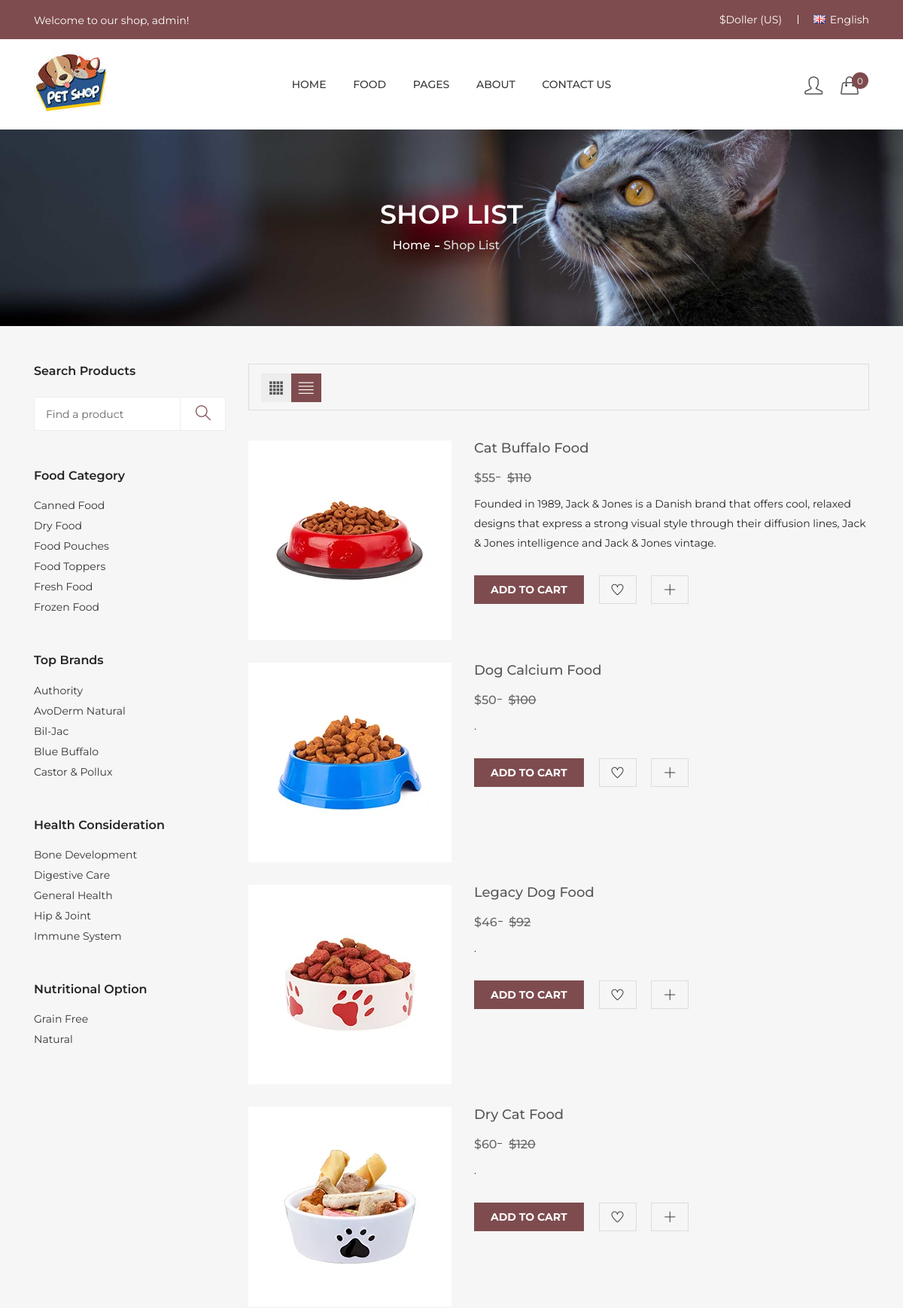
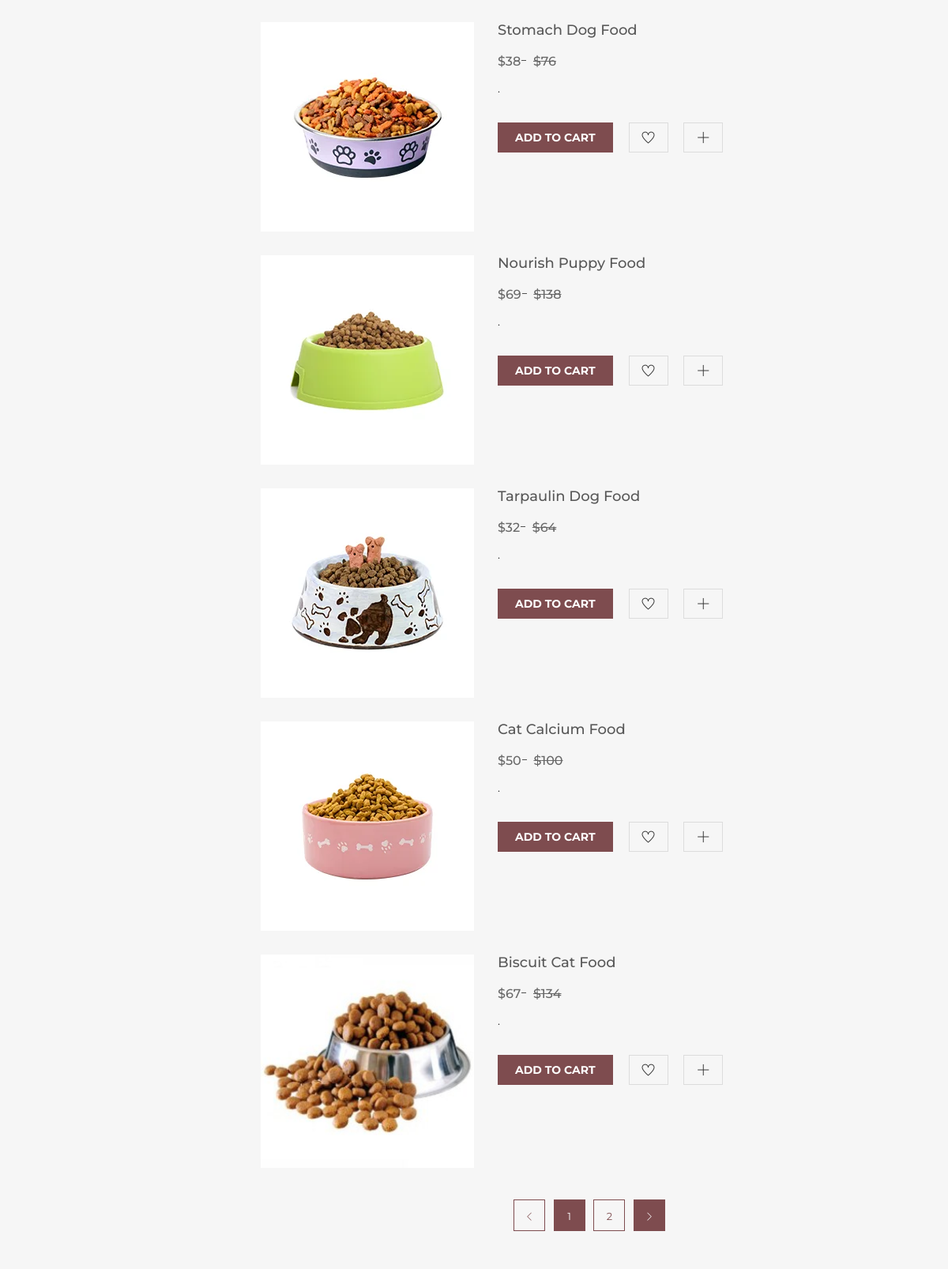
Screenshot of /shop-list/ (signed in, upper part) with the database file from the repository (2 pictures, top to bottom).
### product/models.py (models this page shows, shortened)
class Product(models.Model):
    name=models.CharField(max_length=100)
    excerpt=models.TextField(max_length=300)
    description=models.TextField()
    price=models.IntegerField(default=0)
    picture=models.ImageField(upload_to='img')
    digital = models.BooleanField(default=False,null=True, blank=True)

### product/views.py (the view)
# urls.py: path('shop-list/',views.shop_list_view, name='shop-list'),
def shop_list_view(request):
    data = cartData(request)
    cartItems=data['cartItems']
    order=data['order']
    items=data['items']
    products = Product.objects.all()
    context = {'products':products, 'cartItems':cartItems}
    return render(request,'shop-list.html',context)

### cart/models.py (called while the page is built)
	@property
	def get_cart_items(self):
		orderitems = self.orderitem_set.all()
		total = sum([item.quantity for item in orderitems])
		return total

### petshop/utils.py (called while the page is built)
def cartData(request):
	if request.user.is_authenticated:
		customer = request.user.customer
		order, created = Order.objects.get_or_create(customer=customer, complete=False)
		items = order.orderitem_set.all()
		cartItems = order.get_cart_items
	else:
		cookieData = cookieCart(request)
		cartItems = cookieData['cartItems']
		order = cookieData['order']
		items = cookieData['items']
	return {'cartItems':cartItems ,'order':order, 'items':items}

### templates/shop-list.html (shortened to what this page needs)
{% extends 'base.html' %}
{% load static %}
{% block content %}
<div class="breadcrumb-area pt-95 pb-95 bg-img" style="background-image:url(/assets/img/banner/banner-2.jpg);">
    <div class="container">
        <div class="breadcrumb-content text-center">
            <h2>Shop List</h2>
            <ul>
                <li><a href="{% url 'index' %}">home</a></li>
                <li class="active">Shop List</li>
            </ul>
        </div>
    </div>
</div>
<div class="shop-area pt-50 pb-50 gray-bg">
    <div class="container">
        <div class="row flex-row-reverse">
            <div class="col-lg-9">
                <div class="shop-topbar-wrapper">
                    <div class="grid-list-options">
                        <ul class="view-mode">
                            <li><a href="{% url 'shop-page' %}" data-view="product-grid"><i class="ti-layout-grid4-alt"></i></a></li>
                            <li class="active"><a href="{% url 'shop-list' %}" data-view="product-list"><i class="ti-align-justify"></i></a></li>
                        </ul>
                    </div>
                </div>
                <div class="grid-list-product-wrapper">
                    <div class="product-view product-list">
                        <div class="row">
                            {% for item in products %}
                            <div class="product-width col-lg-6 col-xl-4 col-md-6 col-sm-6">
                                <div class="product-wrapper mb-10">
                                    <div class="product-img">
                                        <a href="product-details.html">
                                            <img src="{{ item.picture.url }}" alt="">
                                        </a>
                                    </div>
                                    <div class="product-list-content">
                                        <h4><a href="#">{{ item.name }}</a></h4>
                                        <div class="product-price">
                                            <span class="new">${{ item.price }}</span>
                                            <span class="old">${% widthratio item.price 1 2 %}</span>
                                        </div>
                                        <p>{{ item.description }}</p>
                                        <div class="product-list-action">
                                            <div class="product-list-action-left">
                                                <a class="addtocart-btn update-cart" data-product="{{item.id}}" data-action="add" title="Add to cart" > Add to cart</a>
                                            </div>
                                            <div class="product-list-action-right">
                                                <a title="Wishlist" href="#"><i class="ti-heart"></i></a>
                                                <a title="Quick View" data-toggle="modal" href="#exampleModal"><i class="ti-plus"></i></a>
                                            </div>
                                        </div>
                                    </div>
                                </div>
                            </div>
                            {% endfor %}
                        </div>
                        <div class="pagination-style text-center mt-10">
                            <ul>
                                <li>
                                    <a href="#"><i class="icon-arrow-left"></i></a>
                                </li>
                                <li>
                                    <a class="active" href="#">1</a>
                                </li>
                                <li>
                                    <a href="#">2</a>
                                </li>
                                <li>
                                    <a class="active" href="#"><i class="icon-arrow-right"></i></a>
                                </li>
                            </ul>
                        </div>
                    </div>
                </div>
            </div>
            <div class="col-lg-3">
                <div class="shop-sidebar">
                    <div class="shop-widget">
                        <h4 class="shop-sidebar-title">Search Products</h4>
                        <div class="shop-search mt-25 mb-50">
                            <form class="shop-search-form">
                                <input type="text" placeholder="Find a product">
                                <button type="submit">
                                    <i class="icon-magnifier"></i>
                                </button>
                            </form>
                        </div>
                    </div>
                    <div class="shop-widget mt-50">
                        <h4 class="shop-sidebar-title">Food Category </h4>
                         <div class="shop-list-style mt-20">
                            <ul>
                                <li><a href="#">Canned Food</a></li>
                                <li><a href="#">Dry Food</a></li>
                                <li><a href="#">Food Pouches</a></li>
                                <li><a href="#">Food Toppers</a></li>
                                <li><a href="#">Fresh Food</a></li>
                                <li><a href="#">Frozen Food</a></li>
                            </ul>
                        </div>
                    </div>
                    <div class="shop-widget mt-50">
                        <h4 class="shop-sidebar-title">Top Brands </h4>
                         <div class="shop-list-style mt-20">
                            <ul>
                                <li><a href="#">Authority</a></li>
                                <li><a href="#">AvoDerm Natural</a></li>
                                <li><a href="#">Bil-Jac</a></li>
                                <li><a href="#">Blue Buffalo</a></li>
                                <li><a href="#">Castor & Pollux</a></li>
                            </ul>
                        </div>
                    </div>
                    <div class="shop-widget mt-50">
                        <h4 class="shop-sidebar-title">Health Consideration </h4>
                         <div class="shop-list-style mt-20">
                            <ul>
                                <li><a href="#">Bone Development </a></li>
                                <li><a href="#">Digestive Care </a></li>
                                <li><a href="#">General Health </a></li>
                                <li><a href="#">Hip & Joint  </a></li>
                                <li><a href="#">Immune System  </a></li>
                            </ul>
                        </div>
                    </div>
                    <div class="shop-widget mt-50">
                        <h4 class="shop-sidebar-title">Nutritional Option </h4>
                         <div class="shop-list-style mt-20">
                            <ul>
                                <li><a href="#">Grain Free  </a></li>
                                <li><a href="#">Natural </a></li>
                            </ul>
                        </div>
                    </div>
                </div>
            </div>
        </div>
    </div>
</div>
{% endblock %}

### templates/base.html (shortened to what this page needs)
<!doctype html>
{% load static %}
<html class="no-js" lang="zxx">
    <head>
        <link rel="stylesheet" href="https://stackpath.bootstrapcdn.com/bootstrap/4.4.1/css/bootstrap.min.css"
>
        <link rel="stylesheet" href="/assets/css/animate.css">
        <link rel="stylesheet" href="/assets/css/simple-line-icons.css">
        <link rel="stylesheet" href="/assets/css/themify-icons.css">
        <link rel="stylesheet" href="/assets/css/owl.carousel.min.css">
        <link rel="stylesheet" href="/assets/css/slick.css">
        <link rel="stylesheet" href="/assets/css/meanmenu.min.css">
        <link rel="stylesheet" href="/assets/css/responsive.css">
        <link rel="stylesheet" href="/assets/css/style.css">
    </head>
    <body>
        <header class="header-area">
            <div class="header-top theme-bg">
                <div class="container">
                    <div class="row">
                        <div class="col-lg-4 col-md-4 col-10">
                            <div class="welcome-area">
                                {% if user.username %}
                                    <p>Welcome to our shop, {{user.username}}!</p>
                                {% endif %}
                            </div>
                        </div>
                        <div class="col-lg-8 col-md-8 col-12">
                            <div class="account-curr-lang-wrap f-right">
                                <ul>
                                    <li class="top-hover"><a href="#">$Doller (US)</a></li>
                                    <li><a href="#"><img alt="flag" src="/assets/img/icon-img/en.jpg">English </a></li>
                                </ul>
                            </div>
                        </div>
                    </div>
                </div>
            </div>
            <div class="header-bottom transparent-bar">
                <div class="container">
                    <div class="row">
                        <div class="col-xl-2 col-lg-3 col-md-4 col-sm-4 col-6">
                            <div class="logo pt-3">
                                <a href="{% url 'index' %}"><img alt="" src="/assets/img/logo/pet-logo.jpg"></a>
                            </div>
                        </div>
                        <div class="col-xl-8 col-lg-5 d-none d-lg-block">
                            <div class="main-menu text-center">
                                <nav>
                                    <ul>
                                        <li><a href="{% url 'index' %}">HOME</a></li>
                                        <li class="mega-menu-position"><a href="{% url 'shop-page' %}">Food</a>
                                        </li>
                                        <li><a href="#">PAGES</a>
                                        </li>
                                        <li><a href="{% url 'about' %}">ABOUT</a></li>
                                        <li><a href="{% url 'contact' %}">CONTACT US</a></li>
                                    </ul>
                                </nav>
                            </div>
                        </div>
                        <div class="col-xl-2 col-lg-2 col-md-8 col-sm-8 col-7">
                            <div class="search-login-cart-wrapper">
                                <div class="header-login same-style">
                                    <a href="{% url 'login' %}"><i class="icon-user icons"></i></a>
                                </div>
                                <div class="header-cart same-style">
                                    <button class="icon-cart">
                                        <a href={% url 'cart' %}><i class="icon-handbag"></i></a>
                                        <span class="count-style">{{ cartItems }}</span>
                                    </button>
                                </div>
                            </div>
                        </div>
                    </div>
                </div>
            </div>
        </header>
        {% block content %}{% endblock %}
    </body>
</html>

### assets/css/responsive.css (style rules this page uses)
@media (min-width: 992px) and (max-width: 1200px) { .main-menu li { padding: 0 12px; } }
@media (min-width: 992px) and (max-width: 1200px) { .search-login-cart-wrapper { padding: 46px 5px 0 0; } }
@media (min-width: 992px) and (max-width: 1200px) { .same-style { margin-left: 15px; } }
@media (min-width: 992px) and (max-width: 1200px) { .product-list-action { margin: 17px 0 0; } }
@media (min-width: 992px) and (max-width: 1200px) { .shop-search form button { padding: 0 11px; } }
@media (min-width: 992px) and (max-width: 1200px) { .shop-search form input { padding: 0 47px 0 15px; } }

### rows the page displays
Product: picture (picture), name "Cat Buffalo Food", price "55", price "110", description "Founded in 1989, Jack & Jones is a Danish brand that offers cool, relaxed designs that express a strong visual style through their diffusion lines, Jack & Jones intelligence and Jack & Jones vintage."
Product: picture (picture), name "Dog Calcium Food", price "50", price "100", description "."
Product: picture (picture), name "Legacy Dog Food", price "46", price "92", description "."
Product: picture (picture), name "Dry Cat Food", price "60", price "120", description "."
Product: picture (picture), name "Stomach Dog Food", price "38", price "76", description "."
Product: picture (picture), name "Nourish Puppy Food", price "69", price "138", description "."
Product: picture (picture), name "Tarpaulin Dog Food", price "32", price "64", description "."
Product: picture (picture), name "Cat Calcium Food", price "50", price "100", description "."
Product: picture (picture), name "Biscuit Cat Food", price "67", price "134", description "."

### other values shown
{{ user.username }} "admin"
{{ cartItems }} "0"
